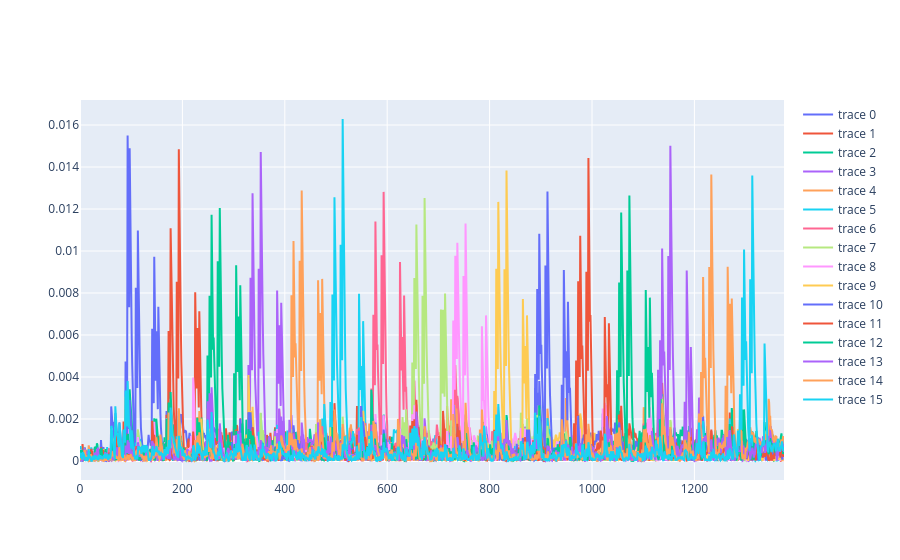

Notebook source saved alongside this figure:
### Code cell
from lascar.tools.aes import sbox

secret_key = [
    0x01,
    0x02,
    0x03,
    0x04,
    0x05,
    0x06,
    0x07,
    0x08,
    0x69,
    0x6E,
    0x66,
    0x69,
    0x6E,
    0x65,
    0x6F,
    0x6E,
]

# Assume we know the key:
# Plot the differences looking at the SBOX output
fig = pgo.Figure()
for index in range(16):
    mean1, mean2 = partition_and_average(
        data,
        lambda trace: msb(sbox[trace["input"][index] ^ secret_key[index]]),
    )
    fig.add_trace(pgo.Scatter(y=np.abs(mean1 - mean2)))
fig.show()

# => Again: Peaks where the respective SBOX output is processed

### Figure 1 — Plotly figure (JSON) as saved in the notebook; plotly's stock layout.template omitted (floating-point values rounded to 4 significant figures; data arrays with more than 128 entries replaced by an {"elided": "..."} marker saying what was removed)
{"data": [{"type": "scatter", "y": {"elided": "1376 float values"}}, {"type": "scatter", "y": {"elided": "1376 float values"}}, {"type": "scatter", "y": {"elided": "1376 float values"}}, {"type": "scatter", "y": {"elided": "1376 float values"}}, {"type": "scatter", "y": {"elided": "1376 float values"}}, {"type": "scatter", "y": {"elided": "1376 float values"}}, {"type": "scatter", "y": {"elided": "1376 float values"}}, {"type": "scatter", "y": {"elided": "1376 float values"}}, {"type": "scatter", "y": {"elided": "1376 float values"}}, {"type": "scatter", "y": {"elided": "1376 float values"}}, {"type": "scatter", "y": {"elided": "1376 float values"}}, {"type": "scatter", "y": {"elided": "1376 float values"}}, {"type": "scatter", "y": {"elided": "1376 float values"}}, {"type": "scatter", "y": {"elided": "1376 float values"}}, {"type": "scatter", "y": {"elided": "1376 float values"}}, {"type": "scatter", "y": {"elided": "1376 float values"}}], "layout": {}}
